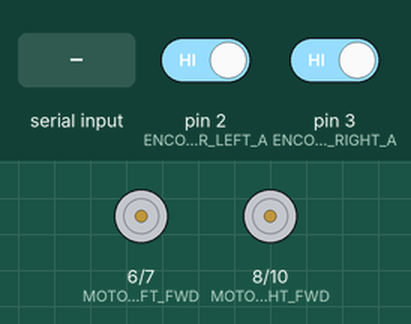
Bench run of a sketch on a simulated Arduino Uno, built with avr-gcc and run on an emulated ATmega328P. On the bench: motor-driver pin pairs drawn as motors (green arrow = first pin HIGH = forward, orange = second pin HIGH = backward, longer = more drive, scaled by the enable pin). Inputs (shaded band) come from the test bench; at power-on: pin 2 (ENCODER_LEFT_A) HIGH, pin 3 (ENCODER_RIGHT_A) HIGH. What the sketch prints to the serial monitor is not drawn.

Above: at 1.7 s.
1.8 s: "M 120 118\n" received over Serial
At 2.3 s:
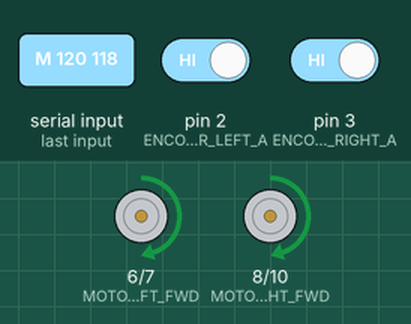
3.3 s: "M  45\n" received over Serial
At 4.7 s:
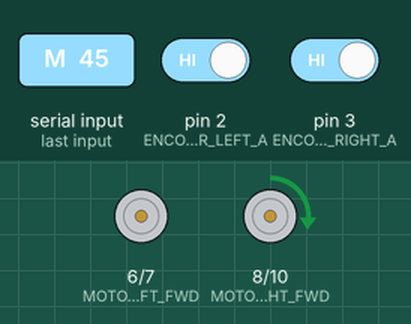
Timing chart, 0 to 6.3 s (numbered marks = the images above; inputs shaded):
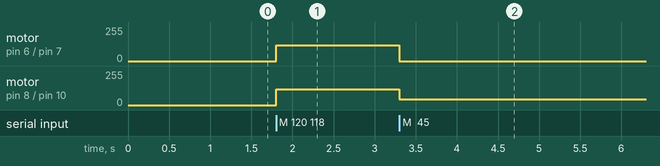

The sketch:

arduino_motor_controller.ino
```cpp
/*
 * ═══════════════════════════════════════════════════════════════════
 * ARDUINO MOTOR CONTROLLER FIRMWARE
 * Delivery Robot v1.0
 * ═══════════════════════════════════════════════════════════════════
 *
 * PURPOSE:
 *   Bridge between ROS2 (hardware_interface_node) and physical motors
 *   - Receive PWM commands from ROS2: "M <left_pwm> <right_pwm>\n"
 *   - Drive motors via H-bridge motor driver
 *   - Read encoder feedback from both wheels
 *   - Send encoder ticks back to ROS2: "E <left_ticks> <right_ticks>\n"
 *
 * PROTOCOL:
 *   INPUT:  M 120 118       (motor command: left_pwm=120, right_pwm=118)
 *   OUTPUT: E 5000 5050     (encoder feedback: left_ticks, right_ticks)
 *   STARTUP: READY          (sent on boot, signals readiness to ROS2)
 *
 * ═══════════════════════════════════════════════════════════════════
 */

// ═══════════════════════════════════════════════════════════════════
// PIN CONFIGURATION — CUSTOMIZE FOR YOUR HARDWARE
// ═══════════════════════════════════════════════════════════════════

// ── Motor A (LEFT WHEEL) ──────────────────────────────────────────
#define MOTOR_LEFT_PWM    5       // PWM pin for left motor speed (0-255)
#define MOTOR_LEFT_FWD    6       // Direction pin (HIGH=forward, LOW=reverse)
#define MOTOR_LEFT_REV    7       // Direction pin complement

// ── Motor B (RIGHT WHEEL) ─────────────────────────────────────────
#define MOTOR_RIGHT_PWM   9       // PWM pin for right motor speed (0-255)
#define MOTOR_RIGHT_FWD   8       // Direction pin (HIGH=forward, LOW=reverse)
#define MOTOR_RIGHT_REV   10      // Direction pin complement

// ── ENCODER A (LEFT WHEEL) ────────────────────────────────────────
// Most Arduino boards: interrupts on digital 2 and 3 (or 20, 21 on Mega)
#define ENCODER_LEFT_A    2       // Interrupt pin (INT0)
#define ENCODER_LEFT_B    4       // Quadrature pin (optional, for direction)

// ── ENCODER B (RIGHT WHEEL) ───────────────────────────────────────
#define ENCODER_RIGHT_A   3       // Interrupt pin (INT1)
#define ENCODER_RIGHT_B   11      // Quadrature pin (optional, for direction)

// ── SERIAL COMMUNICATION ──────────────────────────────────────────
#define SERIAL_BAUD       115200  // Match ROS2 setting
#define TELEMETRY_RATE_MS 100     // Send encoder ticks every 100ms

// ═══════════════════════════════════════════════════════════════════
// GLOBAL STATE
// ═══════════════════════════════════════════════════════════════════

volatile long encoder_left_ticks = 0;
volatile long encoder_right_ticks = 0;

long last_left_ticks = 0;
long last_right_ticks = 0;

unsigned long last_telemetry_time = 0;

// Motor command buffer
int left_pwm = 0;
int right_pwm = 0;

// ═══════════════════════════════════════════════════════════════════
// SETUP
// ═══════════════════════════════════════════════════════════════════

void setup() {
  // Initialize serial communication with ROS2
  Serial.begin(SERIAL_BAUD);
  delay(500);  // Wait for serial to stabilize

  // Signal that Arduino is ready
  Serial.println("READY");

  // ── Configure motor output pins ───────────────────────────────
  pinMode(MOTOR_LEFT_PWM, OUTPUT);
  pinMode(MOTOR_LEFT_FWD, OUTPUT);
  pinMode(MOTOR_LEFT_REV, OUTPUT);

  pinMode(MOTOR_RIGHT_PWM, OUTPUT);
  pinMode(MOTOR_RIGHT_FWD, OUTPUT);
  pinMode(MOTOR_RIGHT_REV, OUTPUT);

  // Stop motors on startup
  stop_motors();

  // ── Configure encoder input pins ──────────────────────────────
  pinMode(ENCODER_LEFT_A, INPUT);
  pinMode(ENCODER_LEFT_B, INPUT);
  pinMode(ENCODER_RIGHT_A, INPUT);
  pinMode(ENCODER_RIGHT_B, INPUT);

  // ── Attach interrupt handlers ─────────────────────────────────
  // When encoder pin changes, count the tick
  attachInterrupt(digitalPinToInterrupt(ENCODER_LEFT_A),  encoder_left_isr,  CHANGE);
  attachInterrupt(digitalPinToInterrupt(ENCODER_RIGHT_A), encoder_right_isr, CHANGE);

  Serial.println("Motor controller initialized");
}

// ═══════════════════════════════════════════════════════════════════
// MAIN LOOP
// ═══════════════════════════════════════════════════════════════════

void loop() {
  // ── Process incoming ROS2 commands ────────────────────────────
  if (Serial.available()) {
    String cmd = Serial.readStringUntil('\n');
    cmd.trim();

    if (cmd.startsWith("M ")) {
      // Motor command: "M left_pwm right_pwm"
      parse_motor_command(cmd);
    }
  }

  // ── Send telemetry periodically ───────────────────────────────
  unsigned long now = millis();
  if (now - last_telemetry_time >= TELEMETRY_RATE_MS) {
    send_telemetry();
    last_telemetry_time = now;
  }
}

// ═══════════════════════════════════════════════════════════════════
// MOTOR CONTROL
// ═══════════════════════════════════════════════════════════════════

void set_motor_left(int pwm) {
  /*
   * pwm range: -255 to +255
   *   Positive = forward
   *   Negative = reverse
   *   0 = stop
   */
  pwm = constrain(pwm, -255, 255);
  left_pwm = pwm;

  if (pwm > 0) {
    // Forward
    digitalWrite(MOTOR_LEFT_FWD, HIGH);
    digitalWrite(MOTOR_LEFT_REV, LOW);
    analogWrite(MOTOR_LEFT_PWM, pwm);
  }
  else if (pwm < 0) {
    // Reverse
    digitalWrite(MOTOR_LEFT_FWD, LOW);
    digitalWrite(MOTOR_LEFT_REV, HIGH);
    analogWrite(MOTOR_LEFT_PWM, -pwm);
  }
  else {
    // Stop
    digitalWrite(MOTOR_LEFT_FWD, LOW);
    digitalWrite(MOTOR_LEFT_REV, LOW);
    analogWrite(MOTOR_LEFT_PWM, 0);
  }
}

void set_motor_right(int pwm) {
  /*
   * pwm range: -255 to +255
   *   Positive = forward
   *   Negative = reverse
   *   0 = stop
   */
  pwm = constrain(pwm, -255, 255);
  right_pwm = pwm;

  if (pwm > 0) {
    // Forward
    digitalWrite(MOTOR_RIGHT_FWD, HIGH);
    digitalWrite(MOTOR_RIGHT_REV, LOW);
    analogWrite(MOTOR_RIGHT_PWM, pwm);
  }
  else if (pwm < 0) {
    // Reverse
    digitalWrite(MOTOR_RIGHT_FWD, LOW);
    digitalWrite(MOTOR_RIGHT_REV, HIGH);
    analogWrite(MOTOR_RIGHT_PWM, -pwm);
  }
  else {
    // Stop
    digitalWrite(MOTOR_RIGHT_FWD, LOW);
    digitalWrite(MOTOR_RIGHT_REV, LOW);
    analogWrite(MOTOR_RIGHT_PWM, 0);
  }
}

void stop_motors() {
  set_motor_left(0);
  set_motor_right(0);
}

// ═══════════════════════════════════════════════════════════════════
// COMMAND PARSING
// ═══════════════════════════════════════════════════════════════════

void parse_motor_command(String cmd) {
  /*
   * Parse: "M <left_pwm> <right_pwm>"
   * Example: "M 120 118"
   */

  // Remove "M " prefix
  cmd = cmd.substring(2);

  int space_pos = cmd.indexOf(' ');
  if (space_pos == -1) {
    return;  // Malformed command
  }

  String left_str = cmd.substring(0, space_pos);
  String right_str = cmd.substring(space_pos + 1);

  int left_pwm = left_str.toInt();
  int right_pwm = right_str.toInt();

  set_motor_left(left_pwm);
  set_motor_right(right_pwm);
}

// ═══════════════════════════════════════════════════════════════════
// ENCODER ISR (Interrupt Service Routines)
// ═══════════════════════════════════════════════════════════════════

void encoder_left_isr() {
  /*
   * Called every time ENCODER_LEFT_A changes (rising or falling edge).
   *
   * SIMPLE MODE: Count every edge = 1 tick
   *
   * ADVANCED MODE (if you want direction):
   *   Read both A and B, determine direction
   *   Then decide to increment or decrement
   *
   * For now, simple mode: always increment
   * (ROS2 handles direction from motor PWM sign)
   */
  encoder_left_ticks++;
}

void encoder_right_isr() {
  encoder_right_ticks++;
}

// ═══════════════════════════════════════════════════════════════════
// TELEMETRY (Send encoder feedback to ROS2)
// ═══════════════════════════════════════════════════════════════════

void send_telemetry() {
  /*
   * Send: "E <left_ticks> <right_ticks>"
   * Example: "E 5000 5050"
   *
   * ROS2 hardware_interface_node expects this format.
   * It reads the ticks and updates odometry.
   */

  // Disable interrupts briefly to avoid tick count changing mid-read
  noInterrupts();
  long left_ticks = encoder_left_ticks;
  long right_ticks = encoder_right_ticks;
  interrupts();

  // Format: "E <left> <right>"
  Serial.print("E ");
  Serial.print(left_ticks);
  Serial.print(" ");
  Serial.println(right_ticks);
}

// ═══════════════════════════════════════════════════════════════════
// OPTIONAL UTILITIES
// ═══════════════════════════════════════════════════════════════════

/*
 * EXAMPLE: Reset encoder counters
 * (You might want to call this if you need to zero odometry)
 *
 * void reset_encoders() {
 *   noInterrupts();
 *   encoder_left_ticks = 0;
 *   encoder_right_ticks = 0;
 *   interrupts();
 * }
 */

/*
 * EXAMPLE: More sophisticated encoder reading with direction
 * If your encoder has A and B quadrature pins, you can determine
 * direction and count only in one direction:
 *
 * void encoder_left_isr_quad() {
 *   int a = digitalRead(ENCODER_LEFT_A);
 *   int b = digitalRead(ENCODER_LEFT_B);
 *   if (a == b) {
 *     encoder_left_ticks++;      // Forward
 *   } else {
 *     encoder_left_ticks--;      // Backward
 *   }
 * }
 */

// ═══════════════════════════════════════════════════════════════════
// END OF TEMPLATE
// ═══════════════════════════════════════════════════════════════════
/*
 *
 * INSTALLATION & TESTING:
 *
 * 1. UPLOAD THIS CODE:
 *    - Open Arduino IDE
 *    - Paste this code
 *    - Select your board type (Uno, Mega, etc.)
 *    - Upload
 *    - Open Serial Monitor (115200 baud)
 *    - You should see "READY" printed
 *
 * 2. TEST MANUALLY IN SERIAL MONITOR:
 *    Type: M 100 100
 *    Motors should spin forward
 *    You should see encoder ticks printed: E 1234 1234
 *
 *    Type: M 0 0
 *    Motors stop
 *
 *    Type: M -100 -100
 *    Motors go backward
 *
 * 3. TEST WITH ROS2:
 *    ros2 launch robot_hardware_pkg hardware_bringup.launch.py
 *    ros2 topic pub /cmd_vel geometry_msgs/Twist "linear: {x: 0.5}"
 *    Watch /odom and /tf to see the robot move
 *
 * TROUBLESHOOTING:
 *
 * Q: Motors not spinning?
 *    A: Check pin assignments match your H-bridge
 *    A: Verify power supply to motor driver
 *    A: Check PWM is actually changing (add Serial.print in loop)
 *
 * Q: No "READY" on startup?
 *    A: Serial port might not be connected
 *    A: Baud rate mismatch (check SERIAL_BAUD)
 *    A: Arduino might not be uploaded
 *
 * Q: Encoders not counting?
 *    A: Check encoder pins are on interrupt-capable digital pins
 *    A: Verify encoder is electrically connected (continuity)
 *    A: Add Serial.print in ISR to debug (careful, ISR should be fast)
 *
 * Q: Robot odometry wrong?
 *    A: Calibrate WHEEL_DIAMETER in hardware_interface_node.py
 *    A: Check encoder PPR and gear ratio match your hardware
 *    A: Verify both encoders count at the same rate
 *
 */
```

Measured:
- after the input at 1.8 s, motor on pin 6 (MOTOR_LEFT_FWD) / pin 7 (MOTOR_LEFT_REV): stopped → forward 120/255 at once; motor on pin 8 (MOTOR_RIGHT_FWD) / pin 10 (MOTOR_RIGHT_REV): stopped → forward 118/255 at once
- after the input at 3.3 s, motor on pin 6 (MOTOR_LEFT_FWD) / pin 7 (MOTOR_LEFT_REV): forward 120/255 → stopped at once; motor on pin 8 (MOTOR_RIGHT_FWD) / pin 10 (MOTOR_RIGHT_REV): forward 118/255 → forward 45/255 at once
